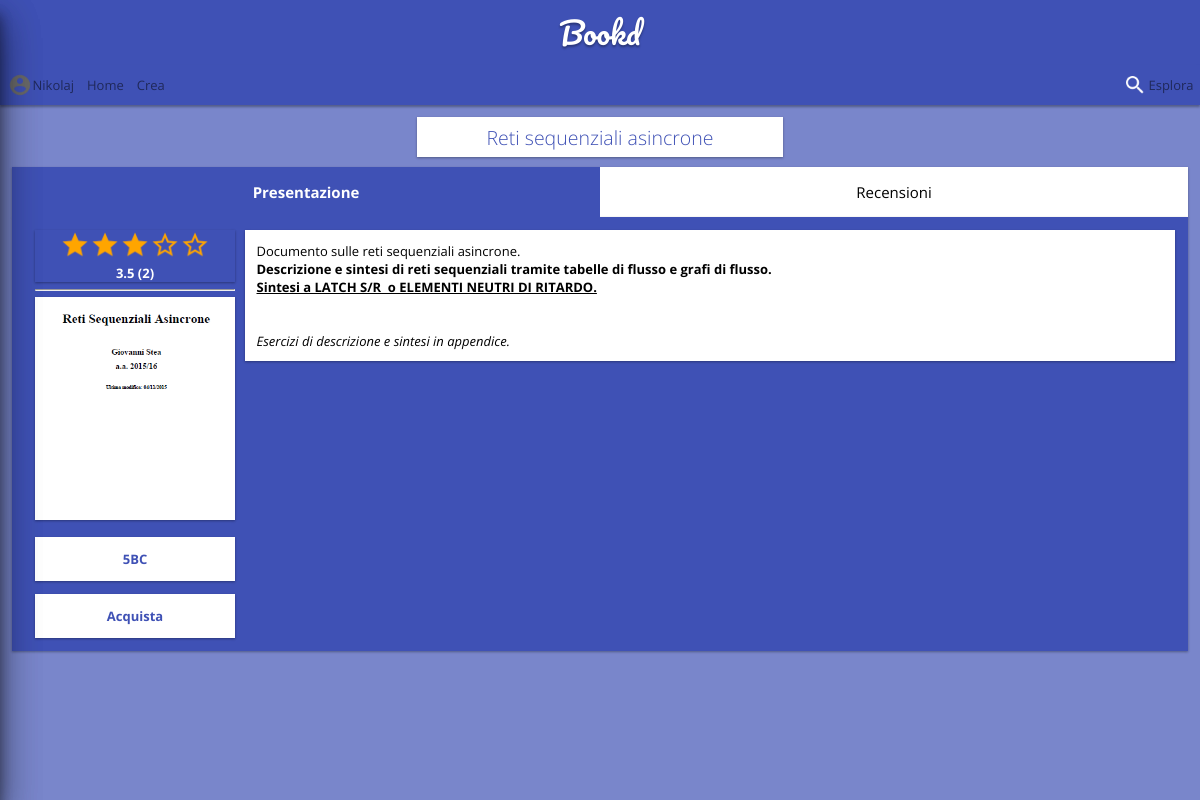
Page /document.php?id=1 (signed in) on the committed database.
### tables this page shows
CREATE TABLE `user` (
  `id` int(11) NOT NULL AUTO_INCREMENT,
  `username` varchar(45) NOT NULL,
  `password` varchar(255) NOT NULL,
  `email` varchar(80) NOT NULL,
  `name` varchar(45) DEFAULT NULL,
  `surname` varchar(45) DEFAULT NULL,
  `birthdate` date DEFAULT NULL,
  `country` varchar(45) DEFAULT NULL,
  `credits` float NOT NULL DEFAULT '0',
  `picture` varchar(255) NOT NULL DEFAULT './img/default.png',
  `role` varchar(45) NOT NULL DEFAULT 'user',
  PRIMARY KEY (`id`),
  UNIQUE KEY `username_UNIQUE` (`username`),
  UNIQUE KEY `email_UNIQUE` (`email`)
);

CREATE TABLE `document` (
  `id` int(11) NOT NULL AUTO_INCREMENT,
  `title` varchar(45) NOT NULL,
  `created` datetime NOT NULL DEFAULT CURRENT_TIMESTAMP,
  `updated` datetime DEFAULT NULL ON UPDATE CURRENT_TIMESTAMP,
  `author` int(11) DEFAULT NULL,
  `description` text NOT NULL,
  `cover` int(50) DEFAULT NULL,
  `price` float NOT NULL,
  `score` float DEFAULT '0',
  `votings` int(11) DEFAULT '0',
  `available` tinyint(1) DEFAULT '0',
  PRIMARY KEY (`id`),
  KEY `DocumentAuthor` (`author`),
  KEY `document_ibfk_1` (`cover`),
  CONSTRAINT `DocumentAuthor` FOREIGN KEY (`author`) REFERENCES `user` (`id`) ON DELETE SET NULL ON UPDATE CASCADE,
  CONSTRAINT `document_ibfk_1` FOREIGN KEY (`cover`) REFERENCES `file` (`id`) ON DELETE SET NULL ON UPDATE SET NULL
);

CREATE TABLE `file` (
  `id` int(11) NOT NULL AUTO_INCREMENT,
  `name` varchar(45) NOT NULL,
  `path` varchar(90) NOT NULL,
  `size` double NOT NULL,
  `created` datetime NOT NULL DEFAULT CURRENT_TIMESTAMP,
  `updated` datetime DEFAULT NULL,
  `type` varchar(45) NOT NULL,
  PRIMARY KEY (`id`)
);

### php/lib/model/User.php (called while the page is built, shortened)
<?php
class User {
	private $id;
	public function __wakeup() {
		$this->refresh();
	}
	public static function read($id) {
		global $db;
		$stmnt = $db->prepare("SELECT * FROM user WHERE id=?");
		$stmnt->bind_param("i",$id);
		$stmnt->execute();
		$result = $stmnt->get_result();
		$user = $result->fetch_object('User');
		return $user;
	}
	public function __get($field) {
		return $this->$field;
	}
	public function refresh() {
		$usr = User::read($this->id);
	}
	public function getPurchases() {
		global $db;
		$stmnt = $db->prepare("SELECT * FROM purchase WHERE purchaser=?");
		$stmnt->bind_param("i",$this->id);
		$stmnt->execute();
		$result = $stmnt->get_result();
		$vect =  toArray($result);
		return $vect;
	}
	public function hasPurchased($doc) {
		$purchases = $this->getPurchases();
		$isPurchased = false;
		return $isPurchased;
	}
}

### php/partials/secured.php (called while the page is built, shortened)
<?php
	require "./php/lib/core.php";
	session_start();

### php/lib/model/Document.php (called while the page is built, shortened)
<?php
class Document {
	private $score;
	private $votings;
	private $cover;
	public function __get($property) {
		return $this->$property;
	}
	public static function read($id) {
		global $db;
		$stmnt = $db->prepare("SELECT * FROM document WHERE id=?");
		$stmnt->bind_param('i',$id);
		$stmnt->execute();
		$result = $stmnt->get_result();
		$document = $result->fetch_object('Document');
		return $document;
	}
	private function getCover() {
		global $db;
		$stmnt = $db->prepare("SELECT path FROM file WHERE id=?");
		$stmnt->bind_param("i",$this->cover);
		$stmnt->execute();
		$result = $stmnt->get_result();
		$row = $result->fetch_assoc();
		return $row['path'];
	}
	public function populate() {
		$this->picturePath = $this->getCover();
		$this->avg = ($this->votings > 0) ? $this->score / $this->votings : 0;
	}
}

### document.php (the view, shortened to what this page needs)
<!DOCTYPE html>
<?php
	require "./php/partials/secured.php";
	$docId = $_GET['id'];
	$doc = Document::read($docId);
	$doc->populate();
	$isPurchased = $user->hasPurchased($doc->id);
?>
<html lang="it">
<?php
	include "./php/partials/header.php";
	include "./php/partials/body.php";
?>
	<main>
		<header><h2><?= $doc->title ?></h2></header>
		<div id="documentFragment">
			<article data-fragment data-name="Presentazione">
				<div class="left">
					<div class="stars shadow">
						?><br>
						<strong><?php echo $doc->avg . " ($doc->votings)" ?></strong>
					</div>
					<hr>
					<img class="shadow" src=" <?= $doc->picturePath ?> " width="200" alt="no">
					<span class="prettyButton"><?= $doc->price ?>BC</span>
					<?php
						if($doc->price <= $user->credits && !$isPurchased)
							echo "<a href=\"./php/buy.php?id=$doc->id\" class=\"prettyButton\">Acquista</a>";
					?>
				</div>
					<?= $doc->description ?>
			</article>
		</div>
	</main>

### php/partials/body.php (shortened to what this page needs)
<body onload="bodyMain()">
	<header>
		<h1>Bookd</h1>
	</header>
	<nav>
		<ul id="nav">
			<li <?php if($thisUrl == "/profile.php") echo "class='active' " ?> id="picture"><a id="toggleProfile"  href="#"><img src="<?= $user->picture ?>" alt="Profile"><?= " " . $user->username ?></a></li>
			<?php
				foreach ($menuVoices as $name => $address) {
					if($name == "admin" && $user->role != "admin") continue;
					if($name == "modera" && $user->role != "moderator") continue;
					$name = ucfirst($name);
					echo "<li ";
					if($address == $thisUrl) echo "class='active'";
					echo "><a href='.$address' >$name</a></li>";
				}
			?>
			<li class="right" id="searchButton"><a id="toggleSearch" href="#search"><img alt="search" src="./img/search.png" >Esplora</a></li>
		</ul>
	</nav>

### css/style.css (style rules this page uses)
html,body { margin:0; width:100%; height:100%; font-size:13px; background-color:#7986CB; font-family: 'Open Sans', sans-serif; overflow-x:hidden; }
h1,h2,h3,h4,h5,h6 { font-weight:lighter; }
body > header { display:block; background-color: #3F51B5; color:white; height:65px; line-height:65px; }
body > header > h1 { margin:0; width:50%; display: block; margin-left:auto; margin-right:auto; text-align:center; font-family: "Pacifico","sans-serif"; font-size: 30px; text-shadow: 0 2px 3px rgba(0,0,0,0.12), 0 2px 2px rgba(0,0,0,0.24); }
nav { background-color: #3F51B5; overflow-y:auto; width:100%; position:relative; box-shadow: 0 2px 3px rgba(0,0,0,0.12), 0 2px 2px rgba(0,0,0,0.24); }
nav > ul { padding:0; margin:0; list-style:none; }
nav > ul > li { float:left; }
nav > ul > li > a { color:rgba(0,0,0,0.50); display: block; text-decoration: none; padding:0.5em 0.5em; line-height: 2em; transition: color 0.2s ease-in-out; border-bottom:1px solid transparent; }
nav > ul > li > a > img { float:left; background-color:transparent; height:2em; border-radius: 100%; border: 1px solid transparent; box-sizing:border-box; }
main { background-color:#7986CB; width:100%; height:calc( 100% - 3em - 66px ); padding:1%; box-sizing:border-box; overflow-y:auto; }
main > header { background-color:white; width:30%; margin-left:auto; margin-right:auto; text-align:center; padding:0.5em; box-shadow: 0 1px 3px rgba(0,0,0,0.12), 0 1px 2px rgba(0,0,0,0.24); }
main > header > h2 { margin:0; color:#3F51B5; }
main article { background-color:#3F51B5; box-sizing:border-box; padding:1em; margin:1em; color:white; overflow-y:auto; box-shadow: 0 1px 3px rgba(0,0,0,0.12), 0 1px 2px rgba(0,0,0,0.24); }
.left { display:block; box-sizing:border-box; float:left; margin-left:10px; }
.right { float:right; box-sizing:border-box; }
.prettyButton { display:block; color:#3F51B5; background-color:white; padding:1em; margin-top:1em; text-align:center; text-decoration:none; font-weight:bolder; box-shadow: 0 1px 3px rgba(0,0,0,0.12), 0 1px 2px rgba(0,0,0,0.24); transition: background-color 0.3s ease-in-out; }
*.fragmentContainer { width:100%; }
.fragmentContainer > *[data-fragment] { margin:0; width:100%; float:none; }
*.shadow { box-shadow: 0 1px 3px rgba(0,0,0,0.12), 0 1px 2px rgba(0,0,0,0.24); }
#description { display:block; margin:0; margin-left:10px; background-color:white; color:black; padding:1%; width:calc(100% - 220px); float:left; word-break:break-all; box-sizing:border-box; box-shadow: 0 1px 3px rgba(0,0,0,0.12), 0 1px 2px rgba(0,0,0,0.24); }
.stars { width:200px; text-align:center; }

### rows in the picture
user: picture (placeholder picture), username "Nikolaj"
document: title "Reti sequenziali asincrone", votings+score "3.5", votings "2", price "5", description "Documento sulle reti sequenziali asincrone. Descrizione e sintesi di reti sequenziali tramite tabelle di flusso e grafi di flusso. Sintesi a LATCH S/R o ELEMENTI NEUTRI DI RITARDO. Esercizi di descrizione e sintesi in appendice."
file: path (picture)

### other values in the picture
$name "Home"
$name "Crea"
